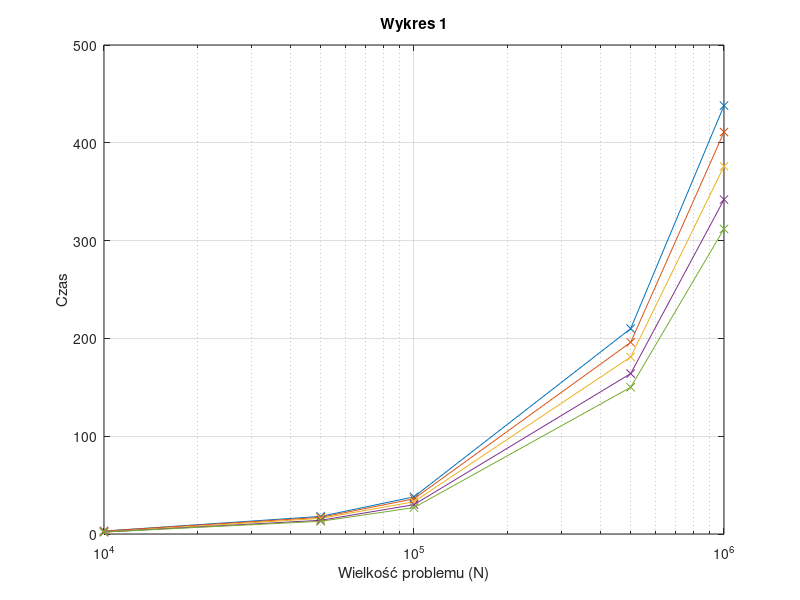

MATLAB code for this plot:
close all;
clear all;

n= [10000, 50000, 100000, 500000, 1000000];

fileID= fopen("0.txt", "r");
A= fscanf(fileID, "%i");
semilogx(n, A, '-x');
grid on;
hold on;

fileID= fopen("250.txt", "r");
A= fscanf(fileID, "%i");
semilogx(n, A, '-x');

fileID= fopen("500.txt", "r");
A= fscanf(fileID, "%i");
semilogx(n, A, '-x');

fileID= fopen("750.txt", "r");
A= fscanf(fileID, "%i");
semilogx(n, A, '-x');

fileID= fopen("1000.txt", "r");
A= fscanf(fileID, "%i");
semilogx(n, A, '-x');

xlabel("Wielkość problemu (N)");
ylabel("Czas");
title("Wykres 1");